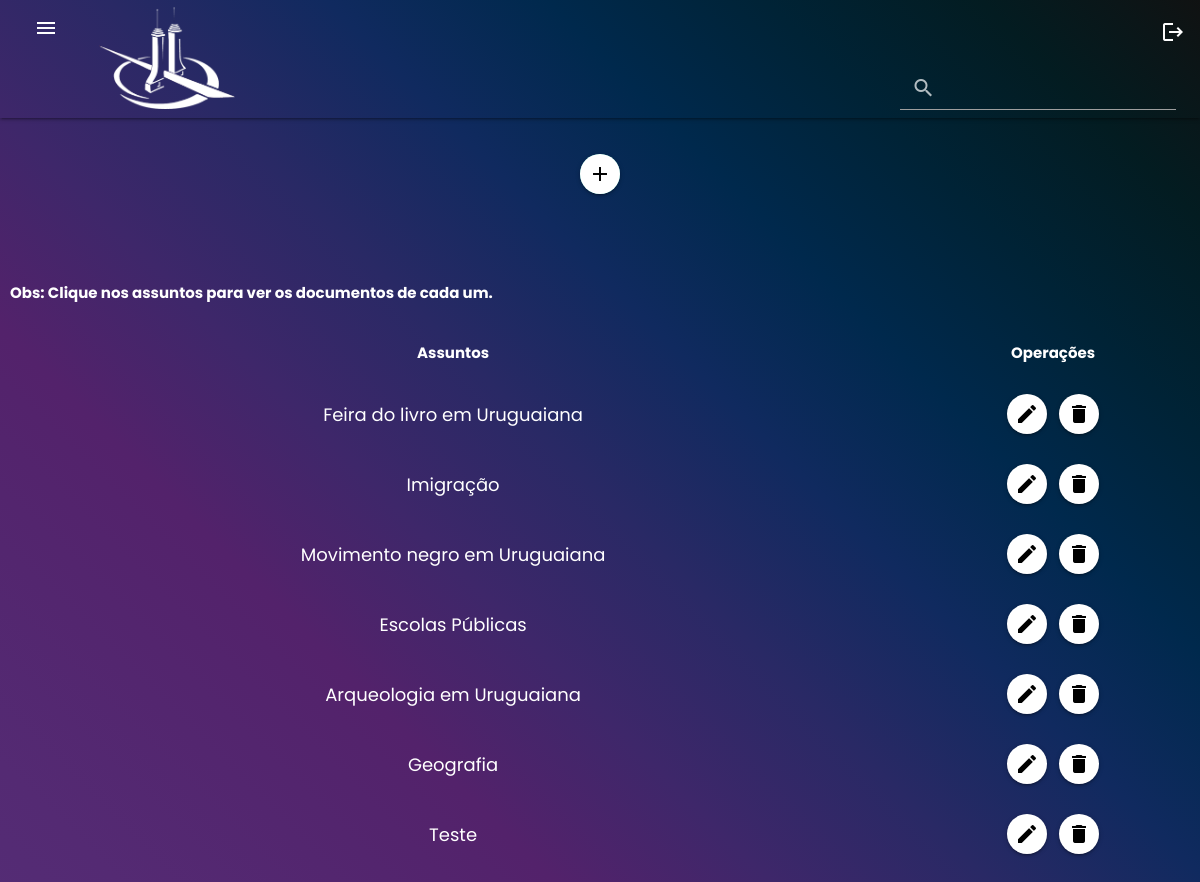
Screenshot of /Topicos/topicos.php (signed in) with the database file from the repository.
### tables this page shows
CREATE TABLE `topicos` (
  `idTop` int(11) NOT NULL,
  `tituloTop` varchar(255) NOT NULL
);

### Topicos/topicos.php (the view, shortened to what this page needs)
<!DOCTYPE html>
<?php
require_once "../interfaces/header.php";
include('../funcoes.php');
if (isset($_SESSION['id_usuario']) && $_SESSION['nvl_usuario'] != 2) {
     $adm = True;
} else {
     $adm = False;
}
$sql = "SELECT * FROM `topicos`";
$result = mysqli_query($conexao, $sql);
$topicos = mysqli_fetch_all($result, MYSQLI_ASSOC);
?>
<main>
     <?php if (isset($_SESSION['id_usuario'])) {
          if ($_SESSION['nvl_usuario'] != 2) { ?>
               <div class="row">
                    <div class="center">
                         <a id='inserir' href='inseretopicos.php' class='btn-floating waves-effect'><i class='material-icons black-text white'> add </i> </a> <br>
                    </div>
               </div>
     <?php  }
     } ?>
     <br>
     <br>
     <span class="aviso">Obs: Clique nos assuntos para ver os documentos de cada um.</span>
     <br><br>
     <table class="TabelaTopicos ">
          <thead>
               <th class="center">Assuntos</th>
               <?php if ($adm) { ?>
                    <th class="center" colspan="4">Operações</th>
               <?php } ?>
          </thead>
          <tbody>
               <?php foreach ($topicos as $topico) {
                    if ($topico['tituloTop'] != "-") { ?>
                         <tr>
                              <td class="center"><a class="white-text LinkTopico" href=" ../Documentos/buscaTopicos.php?idTopico=<?= $topico['idTop'] ?>"><?= $topico['tituloTop'] ?></a></td>
                              <?php if ($adm) { ?>
                                   <td class="center"><a class="btn-floating aedit white" href="formalterat.php?idTop=<?= $topico['idTop'] ?>"><i class="material-icons black-text">edit</a>
                                        &nbsp <a class="btn-floating  adelete white modal-trigger" href="#modal<?= $topico['idTop'] ?>"><i class="material-icons     black-text">delete</a>
                                   </td>
                              <?php } ?>
                         </tr>
               <?php
                    }
               } ?>
          </tbody>
     </table>
</main>
<?php require_once "../interfaces/footer.php"; ?>
</body>
</html>

### Topicos/topicos.php (style rules this page uses)
table, tr, td { border: none !important; }
.LinkTopico { text-decoration: none; font-size: large; }
.aviso { padding: 10px; border-radius: 10px; font-weight: bold; }
body { color: white !important; }
.btn-floating { vertical-align: top !important; }

### interfaces/header.php (style rules this page uses)
* { font-family: 'Poppins', sans-serif; scroll-behavior: smooth; }
body { display: flex; min-height: 150vh; flex-direction: column; background-image: linear-gradient(to right top, #54317a, #542d76, #542a73, #53266f, #53226b, #3e276a, #292965, #102a5f, #00294d, #002336, #031c21, #101212); }
main { flex: 1 0 auto; }

### rows the page displays
topicos: tituloTop "Feira do livro em Uruguaiana"
topicos: tituloTop "Imigração"
topicos: tituloTop "Movimento negro em Uruguaiana"
topicos: tituloTop "Escolas Públicas"
topicos: tituloTop "Arqueologia em Uruguaiana"
topicos: tituloTop "Geografia"
topicos: tituloTop "Teste"
